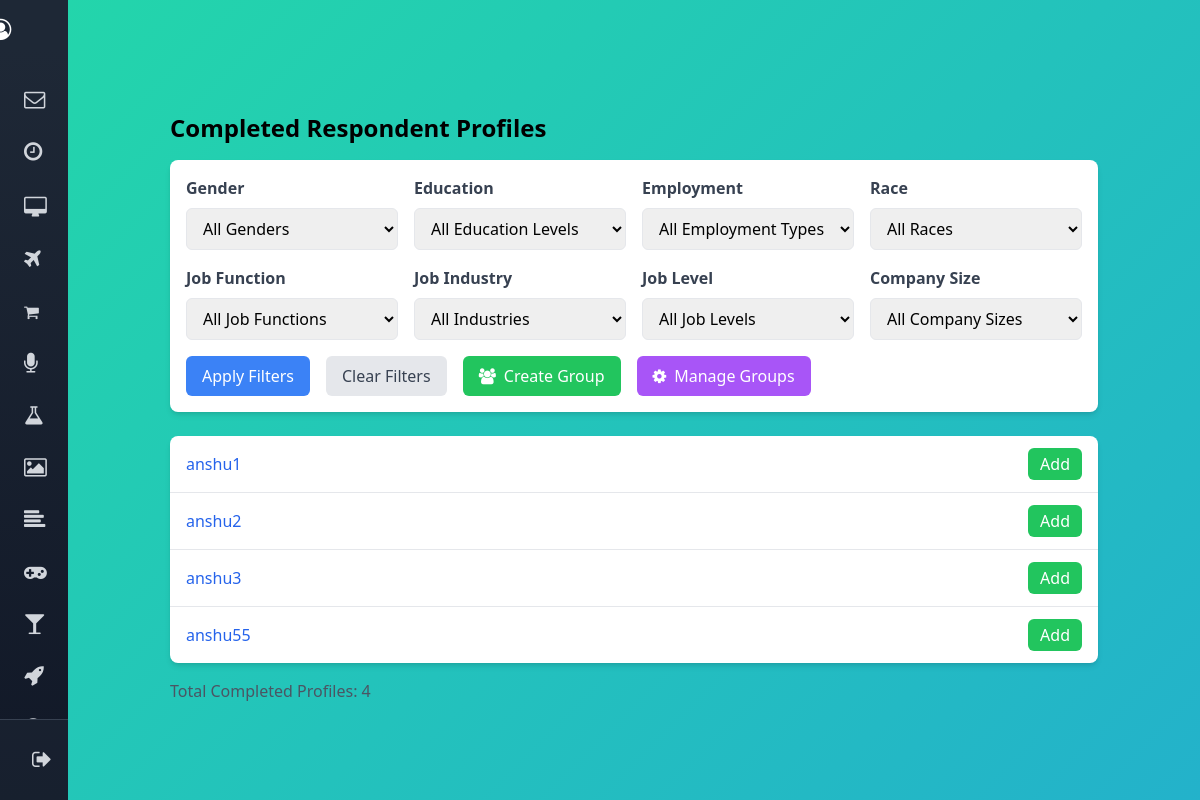
The page /profiling/ (signed in) on the database as committed earlier.
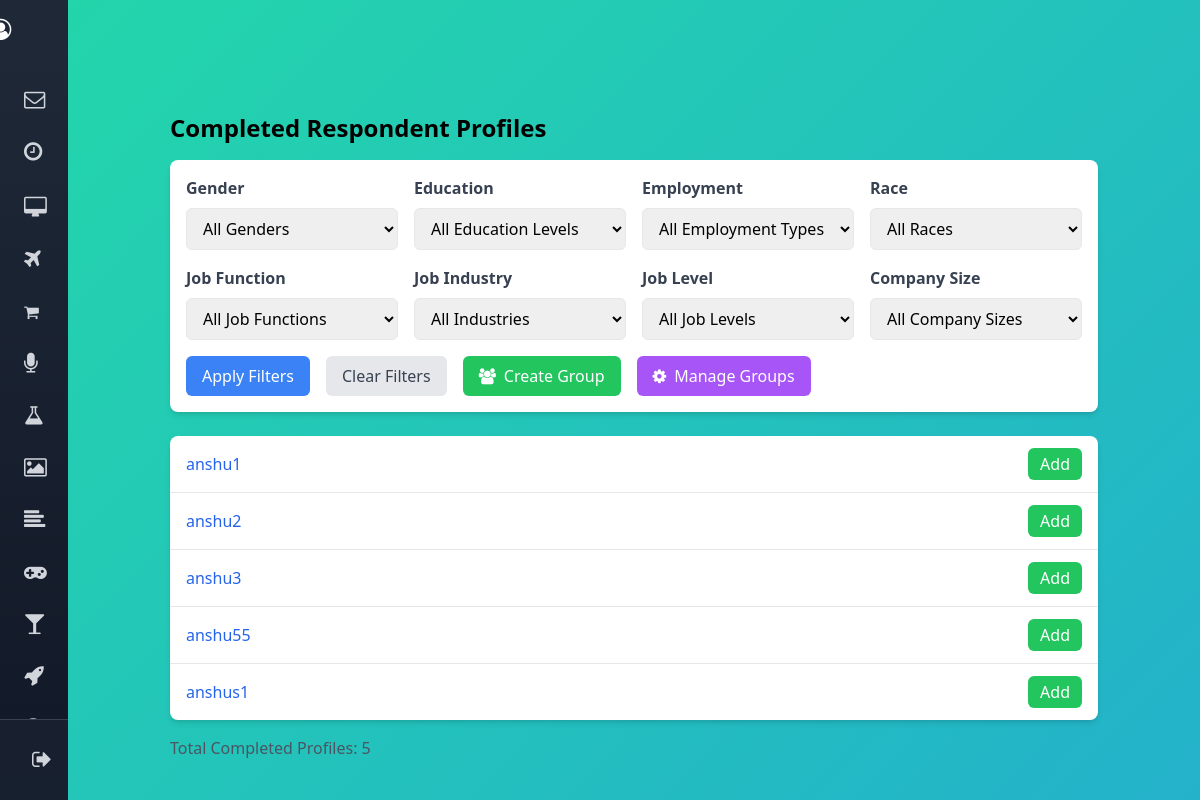
The same page on the database as committed later.
### respondent_app/models.py (models this page shows, shortened)
class Respondent(models.Model):
    user = models.OneToOneField(User, on_delete=models.CASCADE)
    GENDER_CHOICES = [('Male', 'Male'), ('Female', 'Female'), ('Other', 'Other')]
    EDUCATION_CHOICES = [('High School Diploma', 'High School Diploma'), ('Bachelor\'s Degree', 'Bachelor\'s Degree'), ('Master\'s Degree', 'Master\'s Degree'), ('Doctoral Degree', 'Doctoral Degree'), ('Other', 'Other')]
    EMPLOYMENT_CHOICES = [('Full-time', 'Full-time'), ('Part-time', 'Part-time'), ('Freelancer', 'Freelancer'), ('Unemployed', 'Unemployed'), ('Other', 'Other')]
    RACE_CHOICES = [('South Asian', 'South Asian'), ('Asian', 'Asian'), ('Black or African American', 'Black or African American'), ('Hispanic or Latino', 'Hispanic or Latino'), ('Native American or Alaska Native', 'Native American or Alaska Native'), ('White', 'White'), ('Other', 'Other')]
    COUNTRY_CHOICES = [('India', 'India'), ('United States', 'United States'), ('United Kingdom', 'United Kingdom'), ('Canada', 'Canada'), ('Australia', 'Australia'), ('Germany', 'Germany'), ('France', 'France')]
    COMPANY_SIZE_CHOICES = [('less than 10', 'less than 10'), ('10-50', '10-50'), ('50-100', '50-100'), ('100-500', '100-500'), ('500-1000', '500-1000'), ('more than 1000', 'more than 1000')]
    JOB_LEVEL_CHOICES = [('entry level', 'entry level'), ('mid level', 'mid level'), ('senior level', 'senior level'), ('executive', 'executive'), ('other', 'other')]
    JOB_FUNCTION_CHOICES = [('IT', 'IT'), ('Finance', 'Finance'), ('Marketing', 'Marketing'), ('Sales', 'Sales'), ('Operations', 'Operations'), ('HR', 'HR'), ('other', 'other')]
    JOB_INDUSTRY_CHOICES = [('Technology', 'Technology'), ('Finance', 'Finance'), ('Healthcare', 'Healthcare'), ('Retail', 'Retail'), ('Manufacturing', 'Manufacturing'), ('Energy', 'Energy'), ('other', 'other')]
    mobile = models.CharField(max_length=20, blank=True, null=True)
    dob = models.DateField(blank=True, null=True)  # Date of Birth
    gender = models.CharField(max_length=10, choices=GENDER_CHOICES, blank=True, null=True)
    zipcode = models.CharField(max_length=10, blank=True, null=True)
    education = models.CharField(max_length=100, choices=EDUCATION_CHOICES, null=True, blank=True)
    employment = models.CharField(max_length=100, choices=EMPLOYMENT_CHOICES, null=True, blank=True)
    race = models.CharField(max_length=100, choices=RACE_CHOICES, null=True, blank=True)
    job_title = models.CharField(max_length=100, null=True, blank=True)
    country = models.CharField(max_length=100, choices=COUNTRY_CHOICES, null=True, blank=True)
    city = models.CharField(max_length=100, null=True, blank=True)
    address = models.TextField(null=True, blank=True)
    company = models.CharField(max_length=100, null=True, blank=True)
    company_size = models.CharField(max_length=100, choices=COMPANY_SIZE_CHOICES, null=True, blank=True)
    job_function = models.CharField(max_length=100, choices=JOB_FUNCTION_CHOICES, null=True, blank=True)
    job_industry = models.CharField(max_length=100, choices=JOB_INDUSTRY_CHOICES, null=True, blank=True)
    job_level = models.CharField(max_length=100, choices=JOB_LEVEL_CHOICES, null=True, blank=True)

### surveyapp/views.py (the view)
# urls.py: path('profiling/', views.profiling, name='profiling'),
@login_required
def profiling(request):
    from respondent_app.models import Respondent
    all_respondents = Respondent.objects.all()
    completed_respondents = []
    for respondent in all_respondents:
        profile_complete = all([
            respondent.mobile,
            respondent.dob,
            respondent.gender,
            respondent.zipcode,
            respondent.education,
            respondent.employment,
            respondent.race
        ])
        if profile_complete:
            completed_respondents.append(respondent)
    gender = request.GET.get('gender')
    education = request.GET.get('education')
    employment = request.GET.get('employment')
    race = request.GET.get('race')
    country = request.GET.get('country')
    job_function = request.GET.get('job_function')
    job_industry = request.GET.get('job_industry')
    job_level = request.GET.get('job_level')
    company_size = request.GET.get('company_size')
    if gender:
        completed_respondents = [r for r in completed_respondents if r.gender == gender]
    if education:
        completed_respondents = [r for r in completed_respondents if r.education == education]
    if employment:
        completed_respondents = [r for r in completed_respondents if r.employment == employment]
    if race:
        completed_respondents = [r for r in completed_respondents if r.race == race]
    if country:
        completed_respondents = [r for r in completed_respondents if r.country == country]
    if job_function:
        completed_respondents = [r for r in completed_respondents if r.job_function == job_function]
    if job_industry:
        completed_respondents = [r for r in completed_respondents if r.job_industry == job_industry]
    if job_level:
        completed_respondents = [r for r in completed_respondents if r.job_level == job_level]
    if company_size:
        completed_respondents = [r for r in completed_respondents if r.company_size == company_size]
    filter_choices = {
        'genders': Respondent.GENDER_CHOICES,
        'educations': Respondent.EDUCATION_CHOICES,
        'employments': Respondent.EMPLOYMENT_CHOICES,
        'races': Respondent.RACE_CHOICES,
        'countries': Respondent.COUNTRY_CHOICES,
        'job_functions': Respondent.JOB_FUNCTION_CHOICES,
        'job_industries': Respondent.JOB_INDUSTRY_CHOICES,
        'job_levels': Respondent.JOB_LEVEL_CHOICES,
        'company_sizes': Respondent.COMPANY_SIZE_CHOICES,
    }
    context = {
        'completed_respondents': completed_respondents,
        'title': 'Profiling',
        'filter_choices': filter_choices,
        'current_filters': {
            'gender': gender,
            'education': education,
            'employment': employment,
            'race': race,
            'country': country,
            'job_function': job_function,
            'job_industry': job_industry,
            'job_level': job_level,
            'company_size': company_size,
        }
    }
    return render(request, 'surveyapp/profiling.html', context)

### templates/surveyapp/profiling.html (shortened to what the changed rows need)
{% extends 'surveyapp/home.html' %}
{% block content %}
<div class="container mx-auto p-6">
    <h1 class="text-2xl font-bold mb-4">Completed Respondent Profiles</h1>
    <form id="filterForm" method="get" class="mb-6 bg-white shadow-md rounded-lg p-4">
        <div class="grid grid-cols-1 md:grid-cols-3 lg:grid-cols-4 gap-4">
        </div>
        <div class="mt-4 flex space-x-4 items-center">
        </div>
    </form>
    {% if completed_respondents %}
    <div class="bg-white shadow-md rounded-lg overflow-hidden">
        <ul class="divide-y divide-gray-200">
            {% for respondent in completed_respondents %}
            <li class="px-4 py-3 flex items-center justify-between hover:bg-gray-50">
                <div class="flex items-center space-x-4">
                    <a href="#" class="text-blue-600 hover:underline" onclick="showRespondentDetails({{ respondent.id }})">
                        {% if respondent.user.first_name or respondent.user.last_name %}
                            {{ respondent.user.first_name }} {{ respondent.user.last_name }}
                        {% else %}
                            {{ respondent.user.username }}
                        {% endif %}
                    </a>
                </div>
                <button class="px-3 py-1 bg-green-500 text-white rounded-md hover:bg-green-600 focus:outline-none focus:ring-2 focus:ring-green-400">
                    Add
                </button>
            </li>
            {% endfor %}
        </ul>
    </div>
    <div class="mt-4 text-gray-600">
        Total Completed Profiles: {{ completed_respondents|length }}
    </div>
    {% else %}
    <p class="text-gray-600 bg-gray-100 p-4 rounded">No completed respondent profiles found.</p>
    {% endif %}
</div>
{% endblock %}

Rows that differ between the two databases and show on the page:
added Respondent: user.username "anshus1"
Other text that changed with them:
{{ completed_respondents|length }}: "4" → "5"
